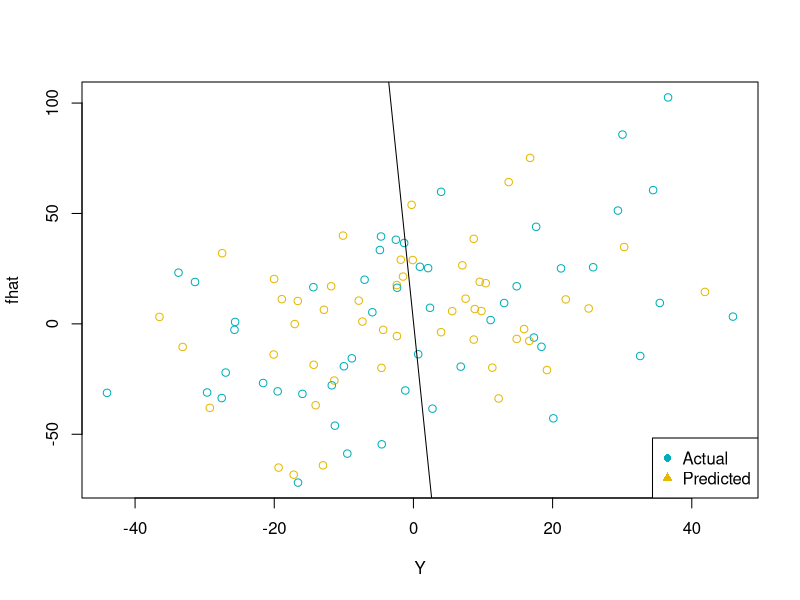

R code for this plot: (Note: this script raises an error after producing the figure.)
## ---- chunk 1
library(Metrics)
library(glmnet)
## ---- chunk 2
MSE <- matrix(0, ncol = 9, nrow = 1000)
c <- 0

for (j in seq(5,45, by = 5)) {
  
  j <- j+1
  c <- c + 1
  
for (i in 1:1000) {
  
  X <- cbind(rep(1,50), matrix(rep(rnorm(45),50), nrow = 50, ncol = 45, byrow = FALSE))
  Y <- X %*% runif(46,0,5) + rnorm(50)
  Training <- as.data.frame(cbind(Y,X))
  
  X <- cbind(rep(1,100), matrix(rnorm(45*100), nrow = 100, ncol = 45))
  Y <- X %*% runif(46,0,5) + rnorm(100)
  
  Test <- as.data.frame(cbind(Y,X))
  
  Model <- lm(V1 ~ ., data = Training[, 1:j])
  
  fhat <- predict(Model, newdata = Test)
  
  }
  
}

summary(MSE)

colors <- c("#00AFBB", "#E7B800")

plot(Y, fhat, col = colors)

legend("bottomright", legend = c("Actual", "Predicted"),
       col =  c("#00AFBB", "#E7B800"),
       pch = c(16, 17, 18) )
abline(a = X, b = fhat)
## ---- chunk 3

n = 50
N = 100
p = 45
pz = seq(10,40,10)
k = 3
R = 30
Storage_OLS = as.data.frame(matrix(1:120,nrow = 30, ncol = 4))
Storage_Ridge = as.data.frame(matrix(1:120, nrow = 30, ncol = 4))
Storage_Lasso = as.data.frame(matrix(1:120, nrow = 30, ncol = 4))
colnames(Storage) <- c("pz_10","pz_20","pz_30","pz_40")


## Generate training X


Generate_data <- function(n,p){
  
  X <- cbind(rep(1,n),  matrix((rnorm(n*p)),nrow = n, ncol = p))
  Beta <- runif(p+1, min = 0.2, max = 1)
  Y <- X %*% Beta + rnorm(n, 0, 1)
  
  Data <- as.data.frame(cbind(Y, X))
  return(Data)
  
}

OLS_estimator <- function(training, test, j,p) {
  
   #Estimate Beta hat OLS
  Beta_hat_lm <- lm(training$V1  ~ 0 + ., data = training, )

  ## Set coefficients to 0.
  Beta_hat_lm[c(sample(seq(2,p+1),j))] <- 0 

  ## Get Y hat
  Y_hat <- as.matrix(test[,2:p+2]) %*% Beta_hat_lm
  
  return(Y_hat)
  
}

Ridge_estimator <- function(training, test, j, p, k) {
  
  X <- as.matrix(training[,-1])
  Y <- as.matrix(training[,1])
  
  Ridge <- cv.glmnet(X, Y, alpha = 0, nfolds = k, lamda = grid)
  
  lambda <- Ridge$lambda.min
  
  Beta_hat_r <- solve(t(X) %*% X + lambda * diag(ncol(X))) %*% t(X) %*% Y
  
  Beta_hat_r[c(sample(seq(2,(p+1)),j))] <- 0
  
  Y_hat <- as.matrix(test[,2:(p+2)]) %*% Beta_hat_r
  
  return(Y_hat)
  
}

Lasso_estimator <- function(training, test, j, p, k) {
  
  X_training <- as.matrix(training[,-1])
  Y_training <- as.matrix(training[,1])
  
  X_test <- as.matrix(test[,-1])
  Y_test <- as.matrix(test[,1])
  
  Lasso <- cv.glmnet(X_training, Y_training, alpha = 1, nfolds = k, lamda = grid)
  
  lambda <- Lasso$lambda.min
  
  Lasso_est <- glmnet(X_training, Y_training, lambda = lambda)
  
  Y_hat <- X_test %*% Lasso_est$beta 
  
  return(Y_hat)
  
}

Lasso_estimator(Training_data, Test_data, 10, 45, 3)

for(i in seq(1:R)) {

  for (j in pz) {

  ## Get data
  Training_data <- Generate_data(n,p)
  Test_data <- Generate_data(N,p)
  
  ## OLS Y_hat
  Y_hat_ols <- OLS_estimator(Training_data, Test_data, j,p)
  
  ## Ridge Y_hat
  Y_hat_ridge <- Ridge_estimator(Training_data, Test_data, j,p,k)
  
  ## Lasso Y_hat
  Y_hat_lasso <- as.matrix(Lasso_estimator(Training_data, Test_data, j,p,k))

  ## Get MSE and store it
  Storage_OLS[i,(j/10)] <- mse(Test_data[,1],Y_hat_ols)
  Storage_Ridge[i,(j/10)] <- mse(Test_data[,1],Y_hat_ridge)
  Storage_Lasso[i,(j/10)] <- mse(Test_data[,1],Y_hat_lasso)

  }
  
}

colMeans(Storage_Ridge)
colMeans(Storage_Lasso)
colMeans(Storage_OLS)
